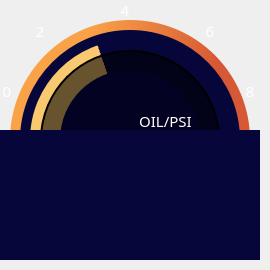
      <widget class="QFrame" name="yagFrame_3">
       <property name="geometry">
        <rect>
         <x>40</x>
         <y>620</y>
         <width>270</width>
         <height>270</height>
        </rect>
       </property>
       <property name="styleSheet">
        <string notr="true">background-color:none;</string>
       </property>
       <property name="frameShape">
        <enum>QFrame::NoFrame</enum>
       </property>
       <property name="frameShadow">
        <enum>QFrame::Raised</enum>
       </property>
       <widget class="QFrame" name="yagGradient_3">
        <property name="geometry">
         <rect>
          <x>10</x>
          <y>20</y>
          <width>240</width>
          <height>240</height>
         </rect>
        </property>
        <property name="styleSheet">
         <string notr="true">border-radius: 120px;
background-color: qlineargradient(spread:pad, x1:0.999873, y1:0.239, x2:0, y2:0.086, stop:0 rgba(104, 1, 174, 255), stop:1 rgba(200, 107, 92, 255));
background-color: qlineargradient(spread:pad, x1:0.761, y1:0.494591, x2:0.024, y2:0.261, stop:0 rgba(215, 88, 52, 255), stop:0.709742 rgba(249, 162, 72, 255));</string>
        </property>
        <property name="frameShape">
         <enum>QFrame::NoFrame</enum>
        </property>
        <property name="frameShadow">
         <enum>QFrame::Raised</enum>
        </property>
       </widget>
       <widget class="QFrame" name="kapak1_3">
        <property name="geometry">
         <rect>
          <x>0</x>
          <y>130</y>
          <width>260</width>
          <height>130</height>
         </rect>
        </property>
        <property name="styleSheet">
         <string notr="true">background-color: rgb(6, 6, 58);</string>
        </property>
        <property name="frameShape">
         <enum>QFrame::NoFrame</enum>
        </property>
        <property name="frameShadow">
         <enum>QFrame::Raised</enum>
        </property>
       </widget>
       <widget class="QFrame" name="yagFrameIc_3">
        <property name="geometry">
         <rect>
          <x>20</x>
          <y>30</y>
          <width>220</width>
          <height>220</height>
         </rect>
        </property>
        <property name="styleSheet">
         <string notr="true">background-color: rgb(6, 6, 58);
border-radius: 110px;</string>
        </property>
        <property name="frameShape">
         <enum>QFrame::NoFrame</enum>
        </property>
        <property name="frameShadow">
         <enum>QFrame::Raised</enum>
        </property>
       </widget>
       <widget class="QFrame" name="yagFrameOn_3">
        <property name="geometry">
         <rect>
          <x>60</x>
          <y>70</y>
          <width>140</width>
          <height>140</height>
         </rect>
        </property>
        <property name="styleSheet">
         <string notr="true">background-color: rgb(3, 2, 34);
border-radius:70px;</string>
        </property>
        <property name="frameShape">
         <enum>QFrame::NoFrame</enum>
        </property>
        <property name="frameShadow">
         <enum>QFrame::Raised</enum>
        </property>
        <widget class="QLabel" name="yag_3">
         <property name="geometry">
          <rect>
           <x>70</x>
           <y>40</y>
           <width>71</width>
           <height>21</height>
          </rect>
         </property>
         <property name="styleSheet">
          <string notr="true">color: #ffffff; background-color: none</string>
         </property>
         <property name="text">
          <string>&lt;html&gt;&lt;head/&gt;&lt;body&gt;&lt;p&gt;&lt;span style=&quot; font-size:11pt;font-family: Arial Black&quot;&gt;OIL/PSI&lt;/span&gt;&lt;/p&gt;&lt;/body&gt;&lt;/html&gt;</string>
         </property>
         <property name="alignment">
          <set>Qt::AlignCenter</set>
         </property>
        </widget>
        <widget class="QLabel" name="yagIcon_3">
         <property name="geometry">
          <rect>
           <x>15</x>
           <y>25</y>
           <width>40</width>
           <height>35</height>
          </rect>
         </property>
         <property name="styleSheet">
          <string notr="true">background-color: none;</string>
         </property>
         <property name="text">
          <string/>
         </property>
         <property name="pixmap">
          <pixmap>tba.png</pixmap>
         </property>
         <property name="scaledContents">
          <bool>true</bool>
         </property>
        </widget>
       </widget>
       <widget class="QFrame" name="yagProgress_3">
        <property name="geometry">
         <rect>
          <x>30</x>
          <y>40</y>
          <width>200</width>
          <height>200</height>
         </rect>
        </property>
        <property name="styleSheet">
         <string notr="true">background-color: qconicalgradient(cx:0.5, cy:0.5, angle:180, stop:0.801158 rgba(85, 170, 255, 0), stop:0.803089 rgba(249, 201, 111, 255));
border-radius: 100px;</string>
        </property>
        <property name="frameShape">
         <enum>QFrame::NoFrame</enum>
        </property>
        <property name="frameShadow">
         <enum>QFrame::Raised</enum>
        </property>
        <widget class="QFrame" name="yagGolge_3">
         <property name="geometry">
          <rect>
           <x>10</x>
           <y>10</y>
           <width>180</width>
           <height>180</height>
          </rect>
         </property>
         <property name="styleSheet">
          <string notr="true">border-radius: 90px;
background-color: rgba(0, 0, 0,150);
border-width: 2px;
border-style: solid;</string>
         </property>
         <property name="frameShape">
          <enum>QFrame::NoFrame</enum>
         </property>
         <property name="frameShadow">
          <enum>QFrame::Raised</enum>
         </property>
        </widget>
       </widget>
       <widget class="QLabel" name="labelY0_3">
        <property name="geometry">
         <rect>
          <x>-3</x>
          <y>80</y>
          <width>20</width>
          <height>20</height>
         </rect>
        </property>
        <property name="styleSheet">
         <string notr="true">color: rgb(255, 255, 255);
background-color: none;</string>
        </property>
        <property name="text">
         <string>&lt;html&gt;&lt;head/&gt;&lt;body&gt;&lt;p&gt;&lt;span style=&quot; font-size:11pt; font-family: Arial Black&quot;&gt;0&lt;/span&gt;&lt;/p&gt;&lt;/body&gt;&lt;/html&gt;</string>
        </property>
        <property name="alignment">
         <set>Qt::AlignCenter</set>
        </property>
       </widget>
       <widget class="QLabel" name="labelY2_3">
        <property name="geometry">
         <rect>
          <x>30</x>
          <y>20</y>
          <width>20</width>
          <height>20</height>
         </rect>
        </property>
        <property name="styleSheet">
         <string notr="true">color: rgb(255, 255, 255);
background-color: none;</string>
        </property>
        <property name="text">
         <string>&lt;html&gt;&lt;head/&gt;&lt;body&gt;&lt;p&gt;&lt;span style=&quot; font-size:11pt; font-family: Arial Black&quot;&gt;2&lt;/span&gt;&lt;/p&gt;&lt;/body&gt;&lt;/html&gt;</string>
        </property>
        <property name="alignment">
         <set>Qt::AlignCenter</set>
        </property>
       </widget>
       <widget class="QLabel" name="labelY4_3">
        <property name="geometry">
         <rect>
          <x>115</x>
          <y>-1</y>
          <width>20</width>
          <height>20</height>
         </rect>
        </property>
        <property name="styleSheet">
         <string notr="true">color: rgb(255, 255, 255);
background-color: none;</string>
        </property>
        <property name="text">
         <string>&lt;html&gt;&lt;head/&gt;&lt;body&gt;&lt;p&gt;&lt;span style=&quot; font-size:11pt; font-family: Arial Black&quot;&gt;4&lt;/span&gt;&lt;/p&gt;&lt;/body&gt;&lt;/html&gt;</string>
        </property>
        <property name="alignment">
         <set>Qt::AlignCenter</set>
        </property>
       </widget>
       <widget class="QLabel" name="labelY6_3">
        <property name="geometry">
         <rect>
          <x>200</x>
          <y>20</y>
          <width>20</width>
          <height>20</height>
         </rect>
        </property>
        <property name="styleSheet">
         <string notr="true">color: rgb(255, 255, 255);
background-color: none;</string>
        </property>
        <property name="text">
         <string>&lt;html&gt;&lt;head/&gt;&lt;body&gt;&lt;p&gt;&lt;span style=&quot; font-size:11pt; font-family: Arial Black&quot;&gt;6&lt;/span&gt;&lt;/p&gt;&lt;/body&gt;&lt;/html&gt;</string>
        </property>
        <property name="alignment">
         <set>Qt::AlignCenter</set>
        </property>
       </widget>
       <widget class="QLabel" name="labelY8_3">
        <property name="geometry">
         <rect>
          <x>240</x>
          <y>80</y>
          <width>20</width>
          <height>20</height>
         </rect>
        </property>
        <property name="styleSheet">
         <string notr="true">color: rgb(255, 255, 255);
background-color: none;</string>
        </property>
        <property name="text">
         <string>&lt;html&gt;&lt;head/&gt;&lt;body&gt;&lt;p&gt;&lt;span style=&quot; font-size:11pt; font-family: Arial Black&quot;&gt;8&lt;/span&gt;&lt;/p&gt;&lt;/body&gt;&lt;/html&gt;</string>
        </property>
        <property name="alignment">
         <set>Qt::AlignCenter</set>
        </property>
       </widget>
       <zorder>yagGradient_3</zorder>
       <zorder>yagFrameIc_3</zorder>
       <zorder>labelY0_3</zorder>
       <zorder>labelY2_3</zorder>
       <zorder>labelY4_3</zorder>
       <zorder>labelY6_3</zorder>
       <zorder>labelY8_3</zorder>
       <zorder>yagProgress_3</zorder>
       <zorder>yagFrameOn_3</zorder>
       <zorder>kapak1_3</zorder>
      </widget>
